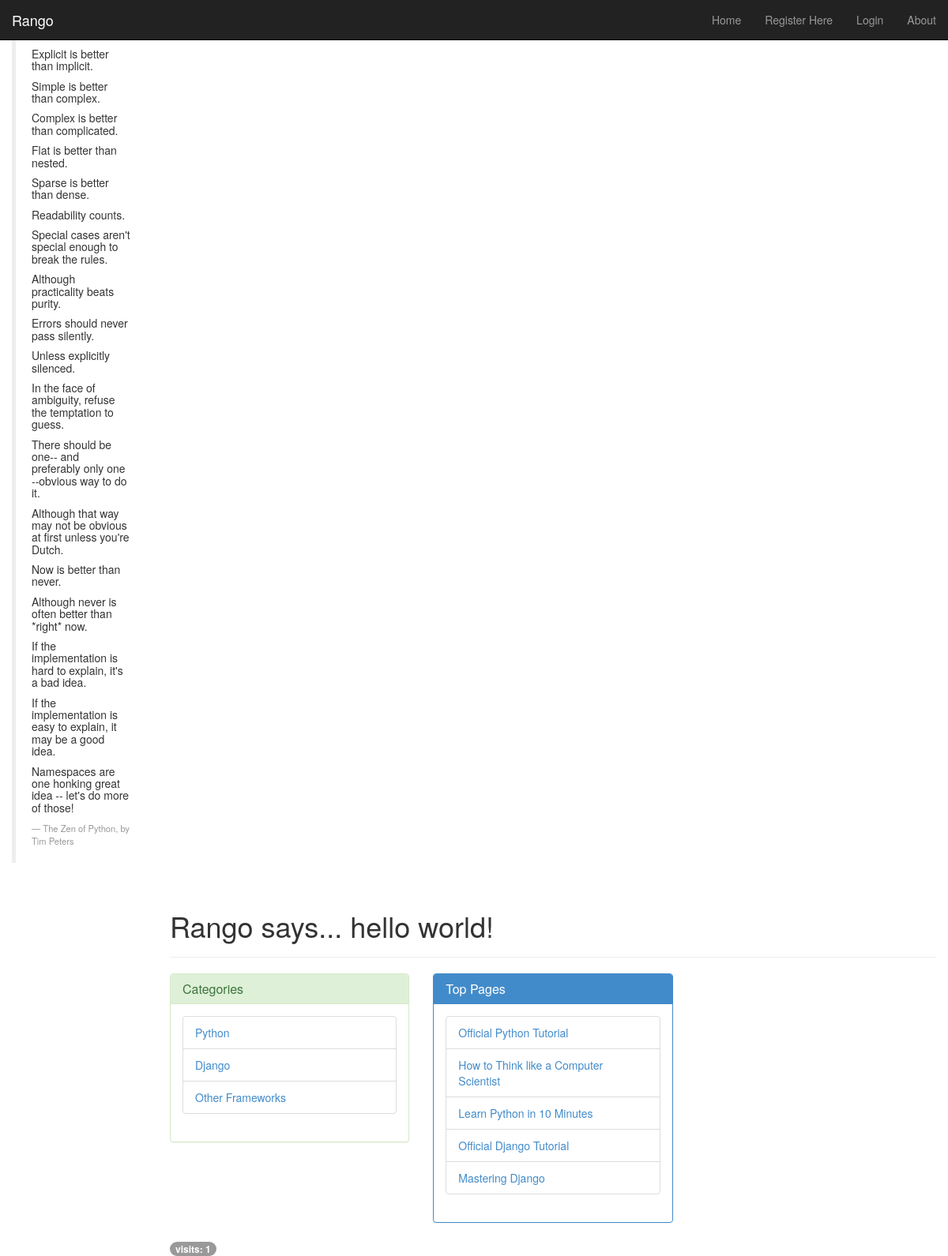
Screenshot of /rango/ with the database file from the repository.
### rango/models.py (models this page shows, shortened)
class Category(models.Model):
    name=models.CharField(max_length=128, unique=True)
    views=models.IntegerField(default=0)
    likes=models.IntegerField(default=0)
    slug=models.SlugField()

class Page(models.Model):
    category=models.ForeignKey(Category)
    title=models.CharField(max_length=128)
    url=models.URLField()
    views=models.IntegerField(default=0)

### rango/views.py (the view)
def index(request):
    category_list=Category.objects.order_by("-likes")[:5]
    page_list=Page.objects.order_by("-views")[:5]
    context_dict={"categories":category_list, "pages":page_list}
    visits=request.session.get("visits")
    if not visits:
        visits=1
    reset_last_visit_time=False
    last_visit=request.session.get("last_visit")
    if last_visit:
        last_visit_time=datetime.strptime(last_visit[:-7], "%Y-%m-%d %H:%M:%S")
        if (datetime.now() - last_visit_time).seconds>5:
            visits=visits+1
            reset_last_visit_time=True
    else:
        reset_last_visit_time=True
    if reset_last_visit_time:
        request.session["last_visit"]=str(datetime.now())
        request.session["visits"]=visits
    context_dict["visits"]=visits
    responce=render(request, "rango/index.html", context_dict)
    return responce

### templates/rango/index.html (shortened to what this page needs)
{% extends "rango/base.html" %}
{% load staticfiles %}
{% block body_block %}
  <div class="page-header">
    {% if user.is_authenticated %}
      <h1 class="text-warning">Rango says... hello {{ user.username }}</h1>
    {% else %}
      <h1>Rango says... hello world! </h1>
  </div>
  {% endif %}
  <div class="row">
    <div class="col-xs-4">
      <div class="panel panel-success">
        <div class="panel-heading">
          <h3 class="panel-title">Categories</h3>
        </div>
        <div class="panel-body">
          {% if categories %}
            <ul class="list-group">
              {% for category in categories %}
              <li class="list-group-item"><a href="{% url 'category' category.slug %}">{{ category.name }}</a></li>
              {% endfor %}
            </ul>
          {% else %}
            <strong>There are not categories present.</strong>
          {% endif %}
        </div>
      </div>
    </div>
    <div class="col-xs-4">
      <div class="panel panel-primary">
        <div class="panel-heading">
          <h3 class="panel-title">Top Pages</h3>
        </div>
        <div class="panel-body">
          {% if pages %}
            <ul class="list-group">
              {% for page in pages %}
              <li class="list-group-item"><a href="{{ page.url }}">{{ page.title }}</a></li>
              {% endfor %}
            </ul>
          {% else %}
            <strong>There are not categories present.</strong>
          {% endif %}
        </div>
      </div>
    </div>
  </div>
  <span class="badge">visits: {{ visits }}</span>
{% endblock %}

### templates/rango/base.html (shortened to what this page needs)
<!DOCTYPE html>
{% load static %}
<html>
  <head>
    <link rel="stylesheet" href="http://getbootstrap.com/dist/css/bootstrap.min.css">
    <link rel="stylesheet" href="http://getbootstrap.com/examples/dashboard/dashboard.css">
  </head>
  <body>
    <div class="navbar navbar-inverse navbar-fixed-top" role="navigation">
      <div class="container-fluid">
        <div class="navbar-header">
          <a href="/rango/" class="navbar-brand">Rango</a>
        </div>
        <div class="navbar-collapse collapse">
          <ul class="nav navbar-nav navbar-right">
            <li><a href="{% url 'index' %}">Home</a></li>
              {% if user.is_authenticated %}
                <li><a href="{% url 'restricted' %}">Restricted Page</a></li>
                <li><a href="{% url 'logout' %}">Logout</a></li>
                <li><a href="{% url 'add_category' %}">Add New Category</a></li>
              {% else %}
                <li><a href="{% url 'register' %}">Register Here</a></li>
                <li><a href="{% url 'login' %}">Login</a></li>
              {% endif %}
            <li><a href="{% url 'about' %}">About</a></li>
          </ul>
        </div>
      </div>
    </div>
    <div class="container-fluid">
      <div class="row">
        <div class="col-sm-3 col-md-2 sidebar">
          <blockquote>
            <h5>Beautiful is better than ugly.<h5>
            <p>Explicit is better than implicit.</p>
            <p>Simple is better than complex.</p>
            <p>Complex is better than complicated.</p>
            <p>Flat is better than nested.</p>
            <p>Sparse is better than dense.</p>
            <p>Readability counts.</p>
            <p>Special cases aren't special enough to break the rules.</p>
            <p>Although practicality beats purity.</p>
            <p>Errors should never pass silently.</p>
            <p>Unless explicitly silenced.</p>
            <p>In the face of ambiguity, refuse the temptation to guess.</p>
            <p>There should be one-- and preferably only one --obvious way to do it.</p>
            <p>Although that way may not be obvious at first unless you're Dutch.</p>
            <p>Now is better than never.</p>
            <p>Although never is often better than *right* now.</p>
            <p>If the implementation is hard to explain, it's a bad idea.</p>
            <p>If the implementation is easy to explain, it may be a good idea.</p>
            <p>Namespaces are one honking great idea -- let's do more of those!</p>
            <footer>The Zen of Python, by Tim Peters</footer>
          </blockquote>
        </div>
        <div class="col-sm-9 col-sm-offset-3 col-md-10 col-md-offset-2 main">
          <div>
            {% block body_block %}{% endblock %}
          </div>
        </div>
      </div>
    </div>
  </body>
</html>

### rows the page displays
Category: name "Python"
Category: name "Django"
Category: name "Other Frameworks"
Page: title "Official Python Tutorial"
Page: title "How to Think like a Computer Scientist"
Page: title "Learn Python in 10 Minutes"
Page: title "Official Django Tutorial"
Page: title "Mastering Django"

### other values shown
{{ visits }} "1"
